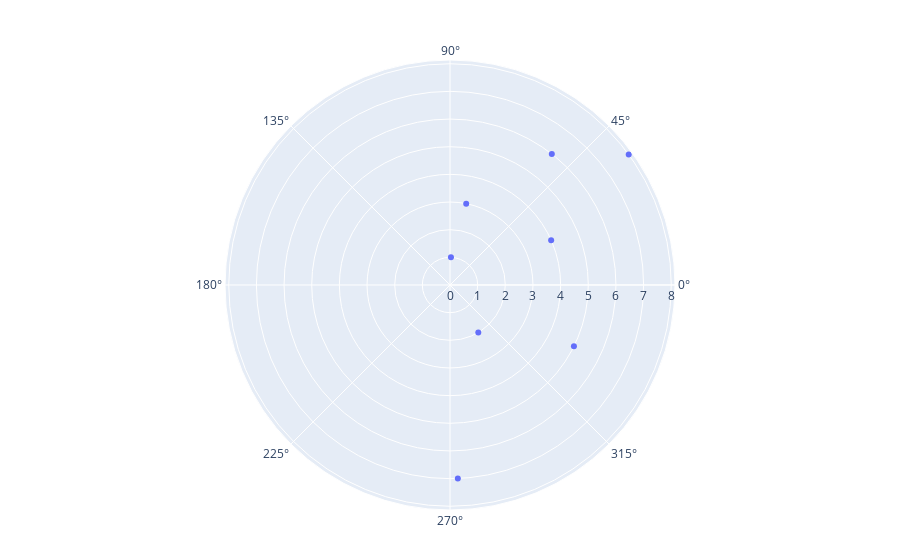

Write notebook code for a chart like this one.
### Markdown cell above
Graphing

### Code cell
plot(scatterpolar(graphData, r=:RADIUS, theta=:POLARCOORD, color=:PLANET, mode="markers"))

### Figure 1 — Plotly figure (JSON) as saved in the notebook; plotly's stock layout.template omitted (floating-point values rounded to 4 significant figures)
{"data": [{"color": ["Mercury", "Venus", "Earth", "Mars", "Jupyter", "Saturn", "Uranus", "Neptune"], "mode": "markers", "r": [1, 2, 3, 4, 5, 6, 7, 8], "theta": [88.03, -59.24, 78.74, 23.88, -26.33, 52.15, -87.68, 36.12], "type": "scatterpolar"}], "layout": {"margin": {"b": 50, "l": 50, "r": 50, "t": 60}}}
